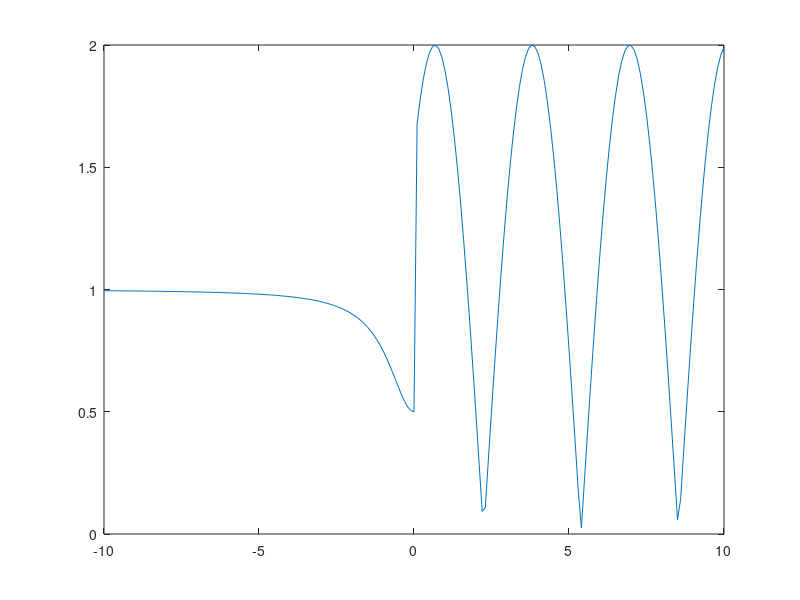

Recreate this plot in MATLAB.
x=-2*pi:0.1*pi:2*pi;
f1=sin(x).^2;
f2=sin(x)+x.^2;
f3=sin(x).*x;
plot(x,f1,'DisplayName','sin(x)^2')
hold on
plot(x,f2,'DisplayName','sin(x)+x^2')
hold on
plot(x,f3,'DisplayName','sin(x)*x' )
legend(' sin(x)^2 ',' sin(x)+x^2 ','sin(x)*x')

axis on  



x=[0];
y=[0];
x1=[0];
y1=[0];
X12=[0];
Y12=[0];

n=0;
r=0;

hold off
for m=-10:0.1:10
if (m<=0)
n=n+1;

x(n)=m;
y(n)=(1+x(n)^2/(1+x(n)^2))^1/2;

end;
if(m>0)
r=r+1;
x1(r)=m;
y1(r)=2*abs(cos(x(r)));
end;
end
X12=[x,x1];
Y12=[y,y1];
plot(X12,Y12,'m*-');
hold on
plot(x,y,'r+-');
hold on
plot(x1,y1,'m*-');
legend('y','y1');
xlabel('x');
ylabel('y');
xlim([-10 10]);



 
 
hold off
plot(X12,Y12,'-');
  xlim([-10 10]);
